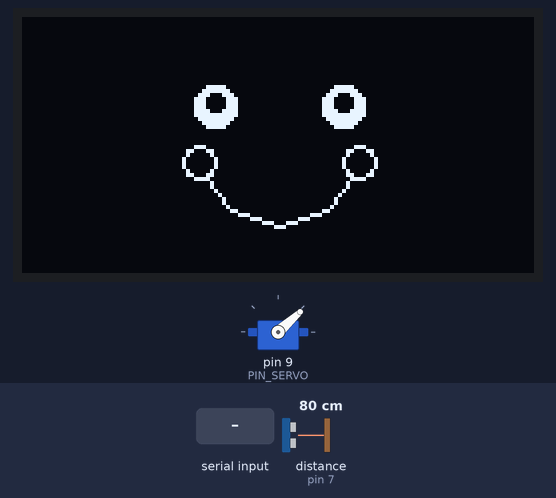
The sketch below on a simulated Arduino Uno, built with avr-gcc and run on an emulated ATmega328P. Parts: 128×64 one-colour display, servo. Wiring (inferred from the names in the program): ultrasonic range finder: trigger pin 8; echo pin 7. Inputs (shaded band) come from the test bench; at power-on: distance to the obstacle (sensor on pin 7) 80 cm. The echo pulse lasts 58.3 µs per cm.

Above: at 1.57 s.
1.6 s: "HABLAR\n" received over Serial
At 1.88 s:
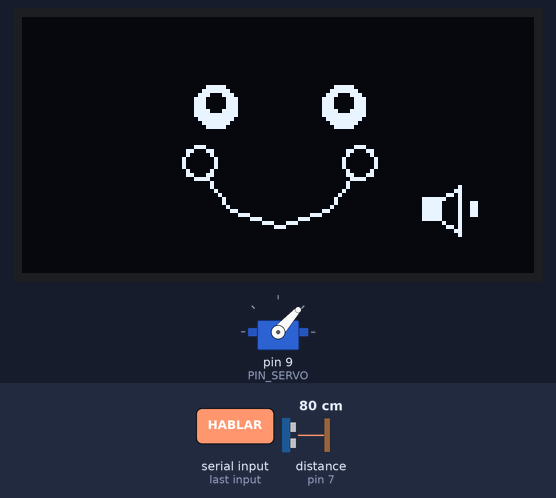
3.4 s: "PENSANDO\n" received over Serial
At 3.56 s:
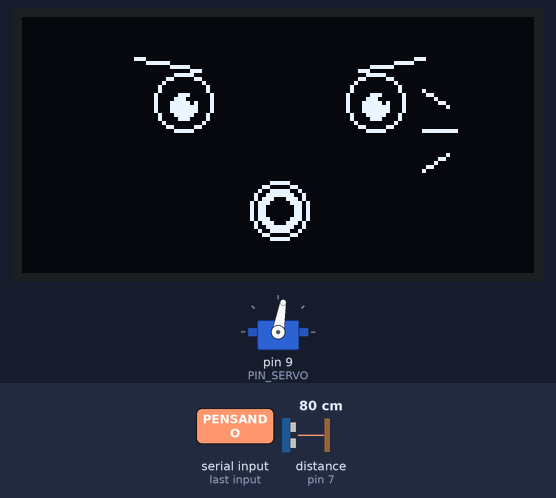
5.2 s: distance to the obstacle (sensor on pin 7) set to 2 cm
At 6.3 s:
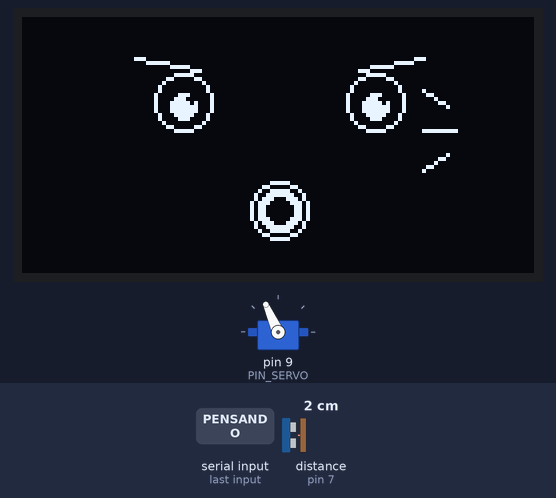
6.7 s: distance to the obstacle (sensor on pin 7) set to 18 cm
8.2 s: distance to the obstacle (sensor on pin 7) set to 22 cm
At 9.41 s:
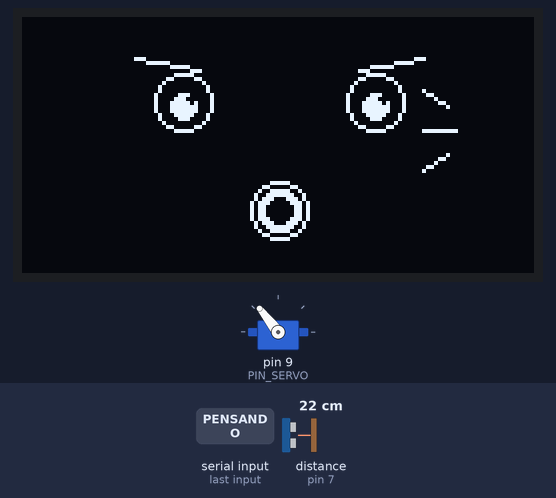
10.7 s: distance to the obstacle (sensor on pin 7) set to 4 cm
At 11.2 s:
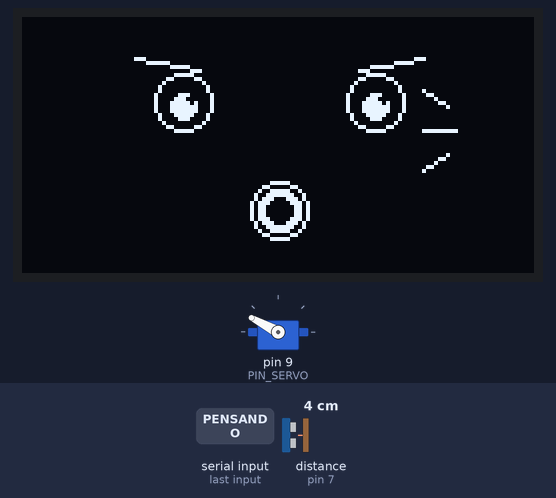
Timing chart, 0 to 13.2 s (numbered marks = the images above; inputs shaded):
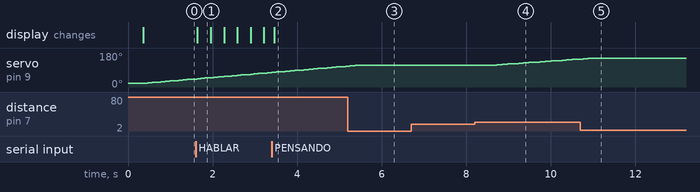

The sketch:

chaskyv1.ino
```cpp
/**
 * @brief   Control del cuerpo del robot Chasky.
 *          - Servo barre 0°→180°→0° en loop hasta detectar persona.
 *          - Al detectar persona el servo se detiene y mantiene posición.
 *          - Recibe comandos por Serial: HABLAR / PENSANDO / NORMAL.
 * @hardware  Servo → PIN 9 | HC-SR04 TRIG → PIN 8 | ECHO → PIN 7 |
 *            OLED SSD1306 I2C 128x64 SCK ->	A5 , SDA -> A4
 */

#include <Wire.h>
#include <Adafruit_GFX.h>
#include <Adafruit_SSD1306.h>
#include <Servo.h>

// ─── HARDWARE ────────────────────────────────────────────────────────────────
#define SCREEN_WIDTH  128
#define SCREEN_HEIGHT 64
#define PIN_SERVO     9
#define PIN_TRIG      8   // HC-SR04: disparo ultrasónico
#define PIN_ECHO      7   // HC-SR04: recepción del eco

Adafruit_SSD1306 display(SCREEN_WIDTH, SCREEN_HEIGHT, &Wire, -1); // instancia del display
Servo servo;

// ─── CENTRO DEL DISPLAY ──────────────────────────────────────────────────────
#define CX 64   // Centro X
#define CY 30   // Centro Y de la cara

// ─── CONFIGURACIÓN SERVO ─────────────────────────────────────────────────────
#define SERVO_MIN_ANGLE   20     // Ángulo mínimo del barrido (grados)
#define SERVO_MAX_ANGLE   160   // Ángulo máximo del barrido (grados)
#define SERVO_PASO_MS     100    // Milisegundos entre cada paso
#define SERVO_PASO_GRADOS 2     // Grados por paso

// ─── CONFIGURACIÓN SENSOR HC-SR04 ────────────────────────────────────────────
#define SENSOR_DISTANCIA_CM  20    // Distancia de detección en centímetros
#define SENSOR_DEBOUNCE_MS   200   // Tiempo que la lectura debe ser estable (ms)

// ─── VARIABLES SERVO ─────────────────────────────────────────────────────────
int   anguloActual        = 0;     // Ángulo actual del servo
int   direccionBarrido    = 1;     // +1 = subiendo(180°), -1 = bajando(0°)
unsigned long ultimoPasoServo = 0; // Tiempo del último paso
bool  barridoActivo       = false; // TRUE = servo barriendo, FALSE = detenido

// ─── VARIABLES SENSOR ────────────────────────────────────────────────────────
bool  personaDetectada    = false; // Estado estable (con debounce)
bool  lecturaAnterior     = false; // Lectura cruda del ciclo anterior
unsigned long tiempoDebounce = 0;  // Cuándo empezó el cambio de lectura

// ─── VARIABLES DISPLAY / COMANDOS ────────────────────────────────────────────
String comando = "";
unsigned long tAnterior  = 0;
const unsigned long INTERVALO_HABLAR = 300;
int frameAltavoz = 0;

// ─── PROTOTIPOS DE FUNCIONES ──────────────────────────────────────────────────────────────
void servo_init();
void servo_startSweep();
void servo_stopAndHold();
void servo_updateSweep();
bool sensor_update();
void sensor_init();
void mostrarCaraNormal();
void mostrarCaraPensando();
void animacionHablar();
// helpers display
void dibujarOjosFelices();
void dibujarSonrisa();
void dibujarMejillas();
void dibujarAltavoz(int frame);


// ═════════════════════════════════════════════════════════════════════════════
//  SETUP
// ═════════════════════════════════════════════════════════════════════════════
void setup() {
  Serial.begin(9600);

  if (!display.begin(SSD1306_SWITCHCAPVCC, 0x3C)) {
    for (;;); // Bloqueo si no hay pantalla
  }

  sensor_init();
  servo_init();
  mostrarCaraNormal();
}


// ═════════════════════════════════════════════════════════════════════════════
//  LOOP
// ═════════════════════════════════════════════════════════════════════════════
void loop() {

  // ── 1. ACTUALIZAR SENSOR (con debounce) ──────────────────────────────────
  personaDetectada = sensor_update();

  // ── 2. CONTROL DEL SERVO ─────────────────────────────────────────────────
  if (personaDetectada) {
    // Hay persona → detener el servo donde está
    servo_stopAndHold();
  } else {
    // No hay persona → barrer en loop
    if (!barridoActivo) {
      servo_startSweep();
    }
    servo_updateSweep();
  }

  // ── 3. LEER COMANDO SERIAL ───────────────────────────────────────────────
  if (Serial.available() > 0) {
    comando = Serial.readStringUntil('\n');
    comando.trim();
  }

  // ── 4. MOSTRAR ANIMACIÓN SEGÚN COMANDO ───────────────────────────────────
  if (comando == "HABLAR") {
    animacionHablar();
  } else if (comando == "PENSANDO") {
    mostrarCaraPensando();
  } else {
    mostrarCaraNormal();
  }
}


// ═════════════════════════════════════════════════════════════════════════════
//  MÓDULO: SERVO
// ═════════════════════════════════════════════════════════════════════════════

/**
 * @brief Inicializa el servo en posición 0° y prepara variables.
 */
void servo_init() {
  servo.attach(PIN_SERVO);
  anguloActual     = SERVO_MIN_ANGLE;
  direccionBarrido = 1;
  barridoActivo    = false;
  servo.write(anguloActual);
  delay(300); // Tiempo para que llegue a posición inicial
}

/**
 * @brief Habilita el barrido automático desde la posición actual.
 * @note  Llamar solo una vez al iniciar el barrido, no en cada ciclo.
 */
void servo_startSweep() {
  barridoActivo   = true;
  ultimoPasoServo = millis(); // Reiniciar timer solo al comenzar
}

/**
 * @brief Detiene el servo en la posición actual (mantiene torque).
 */
void servo_stopAndHold() {
  barridoActivo = false;
  // No llamar servo.detach() → el servo mantiene posición por torque
}

/**
 * @brief Ejecuta un paso del barrido si pasó el tiempo configurado.
 *        Invierte dirección al llegar a los límites 0° y 180°.
 * @note  No bloqueante: usa millis() en lugar de delay().
 */
void servo_updateSweep() {
  unsigned long ahora = millis();

  // Esperar hasta el próximo paso
  if (ahora - ultimoPasoServo < SERVO_PASO_MS) {
    return;
  }
  ultimoPasoServo = ahora; // Reiniciar timer para el próximo paso

  // Avanzar un paso en la dirección actual
  anguloActual += (direccionBarrido * SERVO_PASO_GRADOS);

  // Invertir dirección al llegar a los límites
  if (anguloActual >= SERVO_MAX_ANGLE) {
    anguloActual     = SERVO_MAX_ANGLE;
    direccionBarrido = -1;
  } else if (anguloActual <= SERVO_MIN_ANGLE) {
    anguloActual     = SERVO_MIN_ANGLE;
    direccionBarrido = 1;
  }

  servo.write(anguloActual);
}


// ═════════════════════════════════════════════════════════════════════════════
//  MÓDULO: SENSOR HC-SR04
// ═════════════════════════════════════════════════════════════════════════════

/**
 * @brief Configura los pines TRIG y ECHO del HC-SR04 y limpia el estado inicial.
 */
void sensor_init() {
  pinMode(PIN_TRIG, OUTPUT);
  pinMode(PIN_ECHO, INPUT);
  digitalWrite(PIN_TRIG, LOW);
  personaDetectada = false;
  lecturaAnterior  = false;
  tiempoDebounce   = 0;
}

/**
 * @brief Dispara un pulso ultrasónico y mide la distancia resultante.
 * @return Distancia en centímetros. Retorna 0 si la medición es inválida.
 */
float sensor_medirDistancia() {
  // Asegurar nivel bajo antes del disparo
  digitalWrite(PIN_TRIG, LOW);
  delayMicroseconds(2);

  // Pulso de disparo de 10 µs
  digitalWrite(PIN_TRIG, HIGH);
  delayMicroseconds(10);
  digitalWrite(PIN_TRIG, LOW);

  // Medir duración del eco (timeout 30ms → ~500 cm máximo)
  long duracion = pulseIn(PIN_ECHO, HIGH, 30000);

  // Sin eco → objeto fuera de rango o sin respuesta
  if (duracion == 0) return 0;

  // Conversión: velocidad del sonido ~0.034 cm/µs, viaje de ida y vuelta
  return duracion * 0.034 / 2.0;
}

/**
 * @brief Lee el sensor HC-SR04 con debounce por software.
 * @details Mide la distancia y determina si hay un objeto dentro del umbral
 *          SENSOR_DISTANCIA_CM. Si la lectura cruda cambia respecto al ciclo
 *          anterior, espera SENSOR_DEBOUNCE_MS ms estable antes de actualizar
 *          el estado. Evita falsos positivos por reflexiones o ruido.
 * @return  TRUE si hay persona detectada de forma estable, FALSE si no.
 */
bool sensor_update() {
  float distancia    = sensor_medirDistancia();
  bool  lecturaActual = (distancia > 0 && distancia <= SENSOR_DISTANCIA_CM);

  if (lecturaActual != lecturaAnterior) {
    // Hubo un cambio → reiniciar temporizador de debounce
    tiempoDebounce  = millis();
    lecturaAnterior = lecturaActual;
  }

  // Si la lectura es estable por SENSOR_DEBOUNCE_MS ms → aceptarla
  if ((millis() - tiempoDebounce) >= SENSOR_DEBOUNCE_MS) {
    personaDetectada = lecturaActual;
  }

  return personaDetectada;
}


// ═════════════════════════════════════════════════════════════════════════════
//  MÓDULO: DISPLAY — HELPERS
// ═════════════════════════════════════════════════════════════════════════════

/** @brief Dibuja ojos con pupilas, centrados en (CX, CY). */
void dibujarOjosFelices() {
  display.fillCircle(CX - 16, CY - 8, 5, WHITE); // Ojo izq
  display.fillCircle(CX + 16, CY - 8, 5, WHITE); // Ojo der
  display.fillCircle(CX - 16, CY - 9, 2, BLACK); // Pupila izq
  display.fillCircle(CX + 16, CY - 9, 2, BLACK); // Pupila der
}

/** @brief Dibuja sonrisa en arco con 4 segmentos de línea. */
void dibujarSonrisa() {
  display.drawLine(CX - 18, CY + 10, CX - 12, CY + 18, WHITE);
  display.drawLine(CX - 12, CY + 18, CX,      CY + 22, WHITE);
  display.drawLine(CX,      CY + 22, CX + 12, CY + 18, WHITE);
  display.drawLine(CX + 12, CY + 18, CX + 18, CY + 10, WHITE);
}

/** @brief Dibuja círculos de mejillas. */
void dibujarMejillas() {
  display.drawCircle(CX - 20, CY + 6, 4, WHITE);
  display.drawCircle(CX + 20, CY + 6, 4, WHITE);
}

/**
 * @brief Dibuja ícono de altavoz con barras de volumen.
 * @param frame  0 = sin barras | 1 = baja | 2 = media | 3 = alta
 */
void dibujarAltavoz(int frame) {
  const int AX = 100;
  const int AY = 48;

  // Cuerpo del altavoz
  display.fillRect(AX, AY - 3, 5, 6, WHITE);
  // Cono
  display.drawLine(AX + 5, AY - 3, AX + 9, AY - 6, WHITE);
  display.drawLine(AX + 5, AY + 3, AX + 9, AY + 6, WHITE);
  display.drawLine(AX + 9, AY - 6, AX + 9, AY + 6, WHITE);

  // Barras de volumen (crecen en altura)
  if (frame >= 1) display.fillRect(AX + 12, AY - 2, 2,  4, WHITE); // baja
  if (frame >= 2) display.fillRect(AX + 15, AY - 3, 2,  7, WHITE); // media
  if (frame >= 3) display.fillRect(AX + 18, AY - 5, 2, 10, WHITE); // alta
}


// ═════════════════════════════════════════════════════════════════════════════
//  MÓDULO: DISPLAY — EXPRESIONES
// ═════════════════════════════════════════════════════════════════════════════

/**
 * @brief Cara feliz estática (estado NORMAL).
 *        Ojos + pupilas + sonrisa + mejillas.
 */
void mostrarCaraNormal() {
  display.clearDisplay();
  dibujarOjosFelices();
  dibujarSonrisa();
  dibujarMejillas();
  display.display();
}

/**
 * @brief Cara de sorpresa (estado PENSANDO).
 *        Cejas levantadas, ojos grandes, boca en "O", líneas de asombro.
 */
void mostrarCaraPensando() {
  display.clearDisplay();

  // Cejas levantadas
  display.drawLine(CX - 36, CY - 20, CX - 20, CY - 17, WHITE);
  display.drawLine(CX + 20, CY - 17, CX + 36, CY - 20, WHITE);

  // Ojos muy abiertos
  display.drawCircle(CX - 24, CY - 9, 7, WHITE);
  display.drawCircle(CX + 24, CY - 9, 7, WHITE);
  display.fillCircle(CX - 24, CY - 8, 3, WHITE); // Pupilas
  display.fillCircle(CX + 24, CY - 8, 3, WHITE);
  display.fillCircle(CX - 22, CY - 10, 1, BLACK); // Brillo
  display.fillCircle(CX + 26, CY - 10, 1, BLACK);

  // Boca en "O"
  display.drawCircle(CX, CY + 18, 7, WHITE);
  display.fillCircle(CX, CY + 18, 5, WHITE);
  display.fillCircle(CX, CY + 18, 3, BLACK);

  // Líneas de asombro
  display.drawLine(CX + 36, CY - 12, CX + 42, CY - 8, WHITE);
  display.drawLine(CX + 36, CY - 2,  CX + 44, CY - 2, WHITE);
  display.drawLine(CX + 36, CY + 8,  CX + 42, CY + 4, WHITE);

  display.display();
}

/**
 * @brief Cara feliz con altavoz animado (estado HABLANDO).
 *        El altavoz cicla 0→3 barras cada INTERVALO_HABLAR ms.
 */
void animacionHablar() {
  unsigned long ahora = millis();
  if (ahora - tAnterior >= INTERVALO_HABLAR) {
    tAnterior    = ahora;
    frameAltavoz = (frameAltavoz + 1) % 4; // 0→1→2→3→0
  }

  display.clearDisplay();
  dibujarOjosFelices();
  dibujarSonrisa();
  dibujarMejillas();
  dibujarAltavoz(frameAltavoz);
  display.display();
}
```

Measured:
- the behaviour switches between 20 and 21 cm on distance to the obstacle (sensor on pin 7) (found by bisection; images 3 and 4)
- after the input at 1.6 s, the display: changes at once (image 1)
- after the input at 3.4 s, the display: changes after 0.06 s (image 2)
- after the input at 5.2 s, servo on pin 9 (PIN_SERVO): goes on until 5.4 s, then stays 114°
- after the input at 6.7 s, every drawn part: stays the same
- after the input at 8.2 s, servo on pin 9 (PIN_SERVO): moves from 114° to 148° over 2.0 s, starting after 0.42 s
- after the input at 10.7 s, servo on pin 9 (PIN_SERVO): goes on until 10.9 s, then stays 152°
